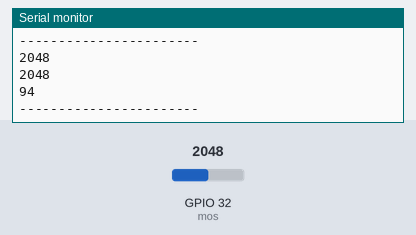
Recording of a sketch running on a simulated ESP32. Shown: the last lines printed to the serial monitor. The test bench sets the inputs (shaded band); at power-on: GPIO 32 (mos) = 2048.

Above: at 1.2 s.
1.3 s: GPIO 32 (mos) set to 2866
At 2.6 s:
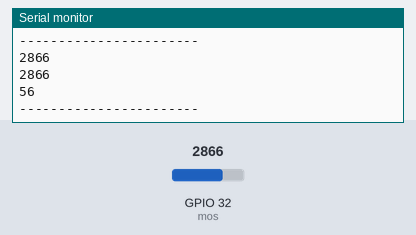
2.8 s: GPIO 32 (mos) set to 3603
At 3.8 s:
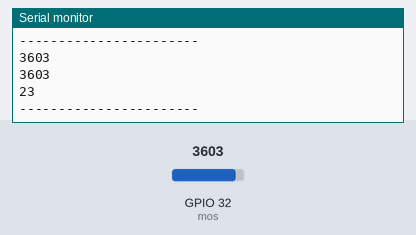
Timing chart, 0 to 5.8 s (numbered marks = the images above; inputs shaded):
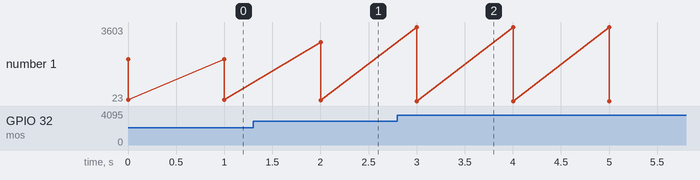

Measured:
- after the input at 1.3 s, the serial monitor: prints a new line after 0.70 s (image 1)
- after the input at 2.8 s, the serial monitor: prints a new line after 0.20 s (image 2)
- plotted number 1: 94 → 56 after the input at 1.3 s, 56 → 23 after the input at 2.8 s

The sketch:

PRE252_PROJECT_moisturetest.ino
```cpp
int mos = 32 ;
int b4 = 0 ;
int af = 0 ;


void setup()
{
  Serial.begin(9600);
  pinMode(mos,INPUT);
}

void loop()
{
  b4 = analogRead(mos);
  af = map(b4,1900,4095,100,0);
  Serial.println(analogRead(mos));
  Serial.println(b4);
  Serial.println(af);
  Serial.println("-----------------------");
  delay(1000);
}
```
